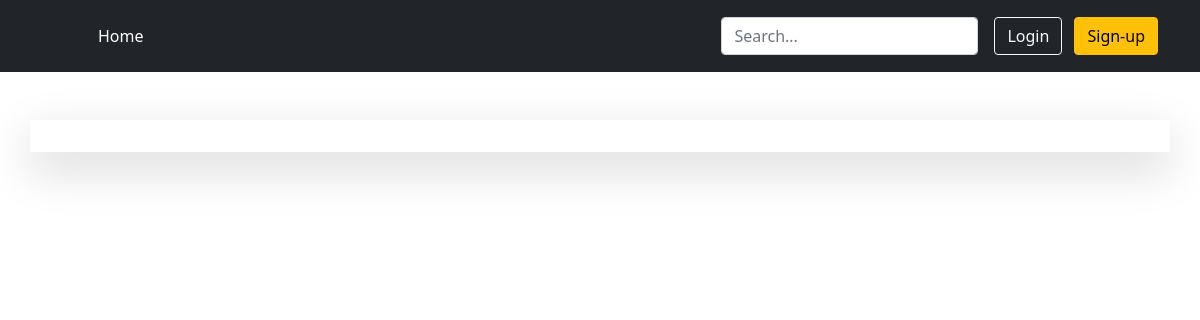
Before: / with the older database file.
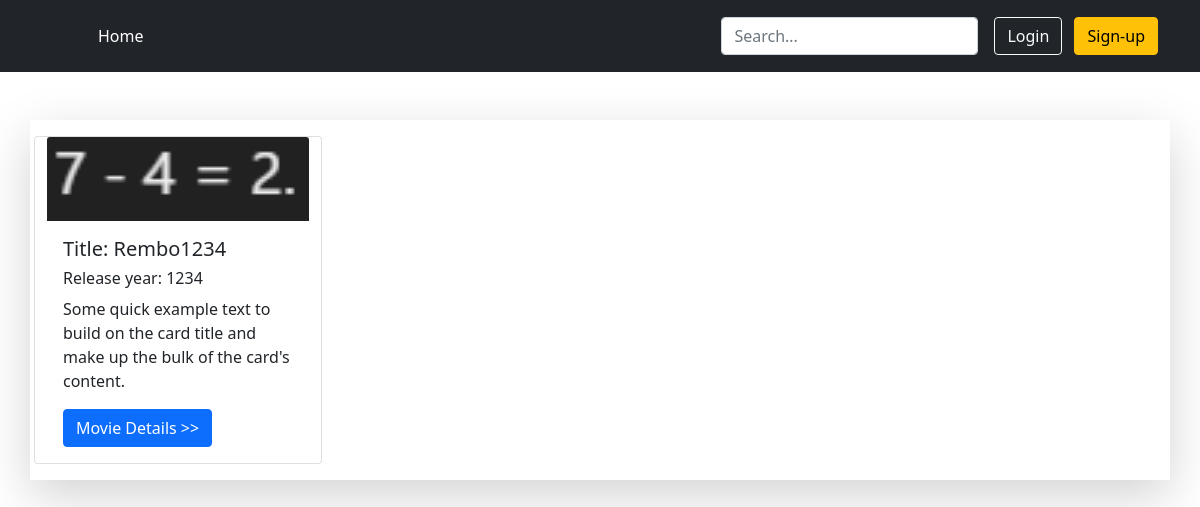
After: the same page with the newer database file.
### models.py (models this page shows, shortened)
class BaseModel:
    def create(self):
        db.session.add(self)
        db.session.commit()

class Movie(db.Model, BaseModel):
    __tablename__ = "movies"
    id = db.Column(db.Integer(), primary_key=True)
    name = db.Column(db.String(), nullable=False)
    release_year = db.Column(db.Integer(), nullable=False)
    image = db.Column(db.String(), default="default_photo.jpg")

### routes.py (the view)
@app.route("/")
def home():
    movie_list = Movie.query.all()
    return render_template("index.html", movie_list=movie_list)

### templates/index.html (shortened to what this page needs)
{% extends "base.html" %}
{% block content %}
{% set messages = get_flashed_messages() %}
<div class="row">
    {% for movie in movie_list %}
    <div class="card" style="width: 18rem;">
        <img src="/static/images/{{ movie['image'] }}"
             class="card-img-top" alt="...">
        <div class="card-body">
            <h5 class="card-title">Title: {{ movie['name'] }}</h5>
            <h6 class="card-title">Release year: {{ movie['release_year'] }}</h6>
            <p class="card-text">Some quick example text to build on the card title and make up the bulk of the card's
                content.</p>
            <a href="/movie/{{ movie['id'] }}" class="btn btn-primary">Movie Details >></a>
            </div>
        </div>
    </div>
    {% endfor %}
</div>
{% endblock %}

### templates/base.html (shortened to what this page needs)
<!DOCTYPE html>
<html lang="en">
<head>
    <link href="https://cdn.jsdelivr.net/npm/bootstrap@5.0.2/dist/css/bootstrap.min.css" rel="stylesheet"
>
    <link rel="stylesheet" href="/static/style.css">
</head>
<body>
{% include "navbar.html" %}
<div class="container-md bg-white mt-5 p-3 rounded-4 shadow-lg bg-secondary">
{% block content %}
{% endblock %}
</div>
</body>
</html>

### templates/navbar.html (shortened to what this page needs)
<header class="p-3 bg-dark text-white">
    <div class="container">
        <div class="d-flex flex-wrap align-items-center justify-content-center justify-content-lg-start">
            <a href="/" class="d-flex align-items-center mb-2 mb-lg-0 text-white text-decoration-none">
                <svg class="bi me-2" width="40" height="32" role="img" aria-label="Bootstrap">
                    <use xlink:href="#bootstrap"></use>
                </svg>
            </a>
            <ul class="nav col-12 col-lg-auto me-lg-auto mb-2 justify-content-center mb-md-0">
                <li><a href="/" class="nav-link px-2 text-white">Home</a></li>
            </ul>
            <form class="col-12 col-lg-auto mb-3 mb-lg-0 me-lg-3">
                <input type="search" class="form-control form-control-dark" placeholder="Search..." aria-label="Search">
            </form>
            <div class="text-end">
                {% if current_user.is_authenticated %}
                    <a href="/logout"><button type="button" class="btn btn-secondary">Logout</button></a>
                {% else %}
                    <a href="/login" type="button" class="btn btn-outline-light me-2">Login</a>
                    <a href="/register"><button type="button" class="btn btn-warning">Sign-up</button></a>
                {% endif %}
            </div>
        </div>
    </div>
</header>

Changed rows visible on the page:
added Movie: image (picture), name "Rembo1234", release_year "1234"
